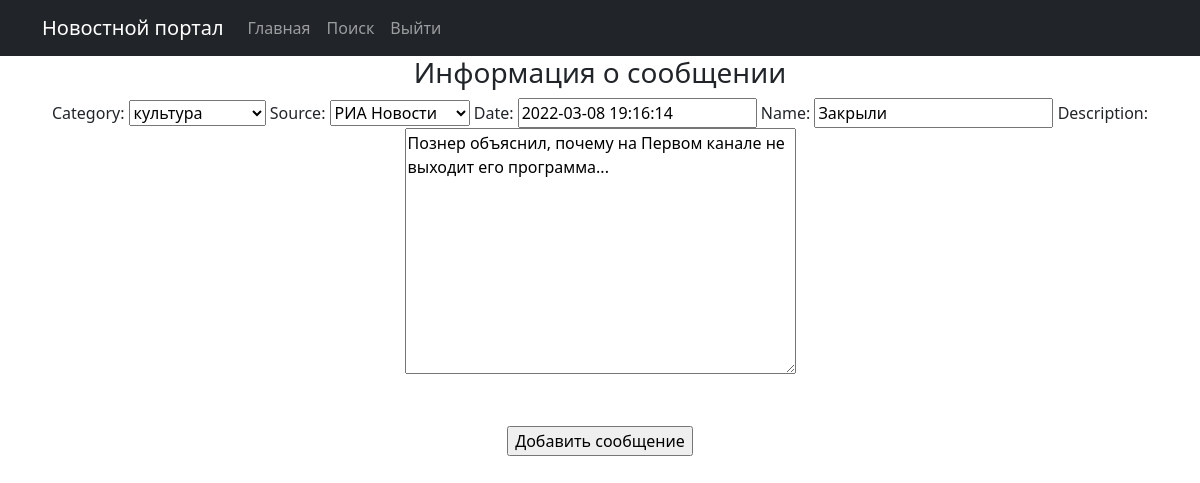
Page /news/create/1 (signed in) on the committed database.
### news/models.py (models this page shows, shortened)
class Post(models.Model):
    name = models.CharField(max_length=64)
    description = models.TextField()
    date = models.DateTimeField()
    category = models.ForeignKey('category', on_delete=models.CASCADE)
    source = models.ForeignKey('source', on_delete=models.CASCADE)

class Category(models.Model):
    name = models.CharField(max_length=64)
    subscribers = models.ManyToManyField(User, blank=True)
    def __str__(self):
        return f'{self.name}'

class Source(models.Model):
    name = models.CharField(max_length=64)
    def __str__(self):
        return f'{self.name}'

### news/views.py (the view)
# urls.py: path('create/<int:pk>', PostUpdateView.as_view(), name='post_update'),
class PostUpdateView(PermissionRequiredMixin, UpdateView):
    template_name = 'sample_app/post_create.html'
    form_class = PostForm
    permission_required = ('news.change_post',)
    success_url = '/news/'
    def get_object(self, **kwargs):
        id = self.kwargs.get('pk')
        return Post.objects.get(pk=id)

### news/forms.py
class PostForm(ModelForm):
    class Meta:
        model = Post
        fields = ['category', 'source', 'date', 'name', 'description']

### templates/sample_app/post_create.html (shortened to what this page needs)
{% extends 'flatpages/default.html' %}
{% block content %}
<h3>Информация о сообщении</h3>
<form method="POST">
    {{ form }}
    <h2>&nbsp;</h2>
    <input type="submit" value="Добавить сообщение">
</form>
{% endblock content %}

### rows in the picture
Post: category "культура", source "РИА Новости", date "2022-03-08 19:16:14", description "Познер объяснил, почему на Первом канале не выходит его программа..."
Category: name "Закрыли"
